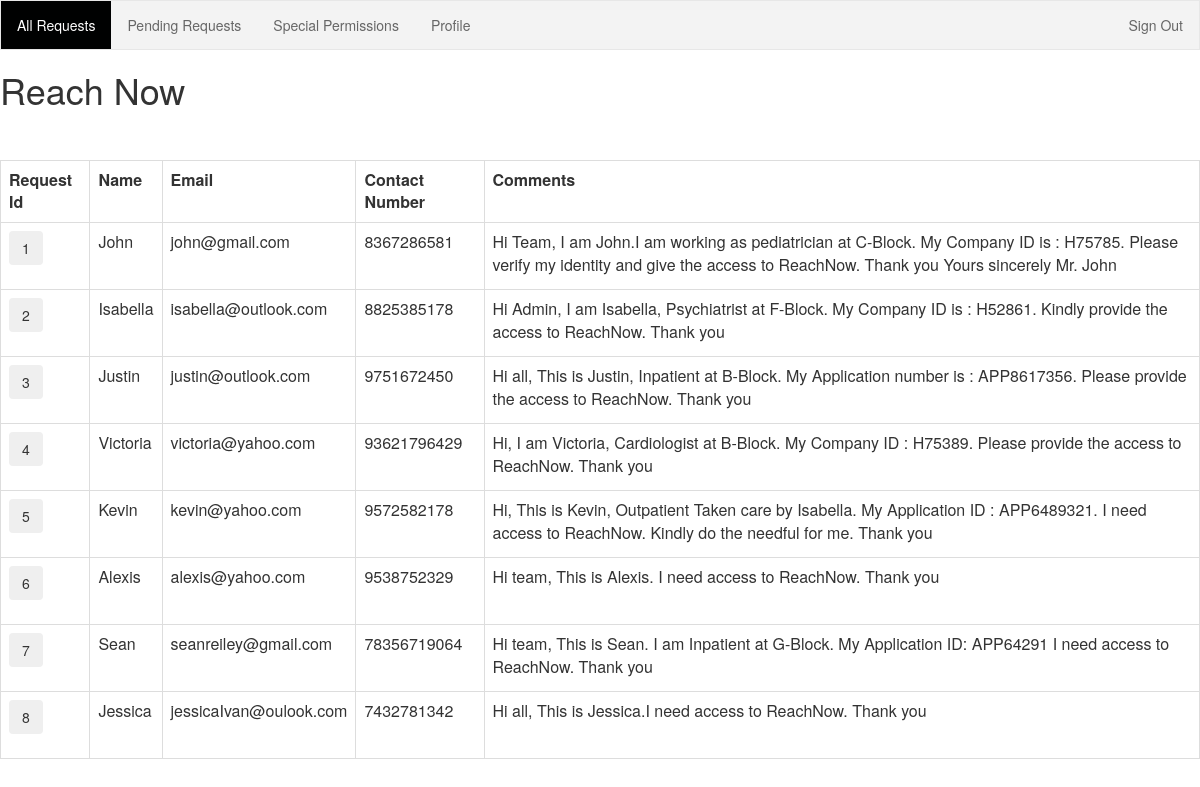
Page /admin/admin_mainpage.php (signed in) on the committed database.
### tables this page shows
CREATE TABLE new_user_requests (
  requestid int(11) NOT NULL,
  name varchar(255) NOT NULL,
  pwd varchar(255) NOT NULL,
  email varchar(50) NOT NULL,
  phone_number varchar(20) NOT NULL,
  comments text NOT NULL,
  approver_remarks text DEFAULT 'Pending',
  status varchar(255) DEFAULT 'Pending'
);

### admin/admin_mainpage.php (the view, shortened to what this page needs)
<?php
   include('admin_session.php');
?>
<!DOCTYPE html>
<html>
<head>
<link rel="stylesheet" type="text/css" href="m_css.css">
  <link rel="stylesheet" href="https://maxcdn.bootstrapcdn.com/bootstrap/3.4.1/css/bootstrap.min.css">
</head>
<body>
<ul >
  <li><a class="active" href="admin_mainpage.php">All Requests</a></li>
  <li><a  href="pending_request.php">Pending Requests</a></li>
  <li><a href="special_permissions.php">Special Permissions</a></li>
  <li><a href='admin_profile.php' >Profile</a></li>
 <li style=" float: right;"><a href="admin_logout.php" onclick="return confirm('Are you sure to logout?');">Sign Out</a></li>
</ul>
  <h1>Reach Now</h1>
  <br><br>
<?php
  $select_sql = "SELECT requestid,name,email,phone_number,comments,approver_remarks,status FROM new_user_requests";
$result = $db->query($select_sql);
if ($result->num_rows > 0) {
 echo "<table class='table table-bordered table-hover' >
  <tbody>";
   echo "<tr>
    <th>Request Id</th>
    <th>Name</th>
    <th>Email</th>
    <th>Contact Number</th>
    <th>Comments</th>
  </tr>";
  while($row = $result->fetch_assoc()) {
    $request_id = $row['requestid'];
 $username = $row['name'] ;
 $email = $row['email'];
 $contact_num =  $row['phone_number'] ;
 $comments = $row['comments'];
  echo "<tr>";
echo "<td><form  method='post' action='user_request_status.php' target='_blank'><input type='submit'  class='btn btn-light' name='submit' value ='$request_id'></form></td>";
  echo "<td>" . $username . "</td>";
  echo "<td>" . $email . "</td>";
  echo "<td>" . $contact_num . "</td>";
  echo "<td>" . $comments . "</td>";
  echo "</tr>";
}
echo "</table>";
  }
 else {
  echo "<h1>----- No Request Found-----</h1>";
}
?>
</body>
</html>

### rows in the picture
new_user_requests: submit "1", name "John", email "john@gmail.com", phone_number "8367286581", comments "Hi Team, I am John.I am working as pediatrician at C-Block. My Company ID is : H75785. Please verify my identity and give the access to ReachNow. Thank you Yours sincerely Mr. John"
new_user_requests: submit "2", name "Isabella", email "isabella@outlook.com", phone_number "8825385178", comments "Hi Admin, I am Isabella, Psychiatrist at F-Block. My Company ID is : H52861. Kindly provide the access to ReachNow. Thank you"
new_user_requests: submit "3", name "Justin", email "justin@outlook.com", phone_number "9751672450", comments "Hi all, This is Justin, Inpatient at B-Block. My Application number is : APP8617356. Please provide the access to ReachNow. Thank you"
new_user_requests: submit "4", name "Victoria", email "victoria@yahoo.com", phone_number "93621796429", comments "Hi, I am Victoria, Cardiologist at B-Block. My Company ID : H75389. Please provide the access to ReachNow. Thank you"
new_user_requests: submit "5", name "Kevin", email "kevin@yahoo.com", phone_number "9572582178", comments "Hi, This is Kevin, Outpatient Taken care by Isabella. My Application ID : APP6489321. I need access to ReachNow. Kindly do the needful for me. Thank you"
new_user_requests: submit "6", name "Alexis", email "alexis@yahoo.com", phone_number "9538752329", comments "Hi team, This is Alexis. I need access to ReachNow. Thank you"
new_user_requests: submit "7", name "Sean", email "seanreiley@gmail.com", phone_number "78356719064", comments "Hi team, This is Sean. I am Inpatient at G-Block. My Application ID: APP64291 I need access to ReachNow. Thank you"
new_user_requests: submit "8", name "Jessica", email "jessicaIvan@oulook.com", phone_number "7432781342", comments "Hi all, This is Jessica.I need access to ReachNow. Thank you"
